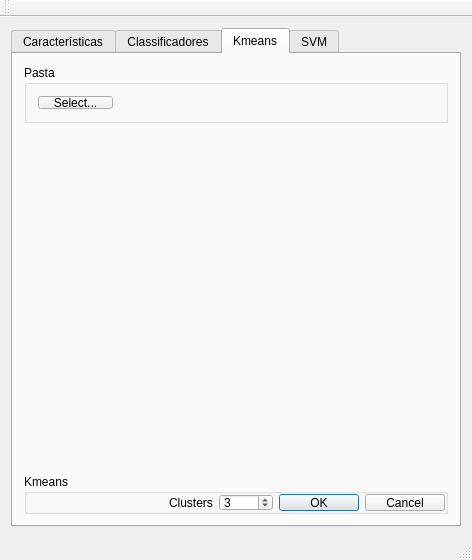
<?xml version="1.0" encoding="UTF-8"?>
<ui version="4.0">
 <class>MainWindow</class>
 <widget class="QMainWindow" name="MainWindow">
  <property name="geometry">
   <rect>
    <x>0</x>
    <y>0</y>
    <width>472</width>
    <height>529</height>
   </rect>
  </property>
  <property name="windowTitle">
   <string>MainWindow</string>
  </property>
  <widget class="QWidget" name="centralWidget">
   <layout class="QVBoxLayout" name="verticalLayout_11">
    <item>
     <widget class="QTabWidget" name="tabWidget_SVM">
      <property name="currentIndex">
       <number>2</number>
      </property>
      <widget class="QWidget" name="tab_Caracteristicas">
       <attribute name="title">
        <string>Características</string>
       </attribute>
       <layout class="QVBoxLayout" name="verticalLayout_6">
        <item>
         <widget class="QGroupBox" name="groupBox_3">
          <property name="title">
           <string>Imagem</string>
          </property>
          <layout class="QHBoxLayout" name="horizontalLayout">
           <item>
            <widget class="QLabel" name="label_Image">
             <property name="maximumSize">
              <size>
               <width>83</width>
               <height>30</height>
              </size>
             </property>
             <property name="font">
              <font>
               <family>Times New Roman</family>
               <pointsize>16</pointsize>
               <weight>75</weight>
               <bold>true</bold>
              </font>
             </property>
             <property name="text">
              <string>Local:</string>
             </property>
            </widget>
           </item>
           <item>
            <widget class="QLabel" name="label_ImagePath">
             <property name="text">
              <string/>
             </property>
            </widget>
           </item>
           <item>
            <widget class="QPushButton" name="pushButton_Image">
             <property name="minimumSize">
              <size>
               <width>0</width>
               <height>20</height>
              </size>
             </property>
             <property name="maximumSize">
              <size>
               <width>67</width>
               <height>30</height>
              </size>
             </property>
             <property name="text">
              <string>Pasta...</string>
             </property>
            </widget>
           </item>
          </layout>
         </widget>
        </item>
        <item>
         <layout class="QHBoxLayout" name="horizontalLayout_4">
          <item>
           <widget class="QGroupBox" name="groupBox_2">
            <property name="minimumSize">
             <size>
              <width>120</width>
              <height>188</height>
             </size>
            </property>
            <property name="maximumSize">
             <size>
              <width>120</width>
              <height>16777215</height>
             </size>
            </property>
            <property name="title">
             <string>GLCM</string>
            </property>
            <layout class="QVBoxLayout" name="verticalLayout_2">
             <item>
              <widget class="QCheckBox" name="checkBox_Energia">
               <property name="text">
                <string>Energia</string>
               </property>
               <property name="checked">
                <bool>true</bool>
               </property>
              </widget>
             </item>
             <item>
              <widget class="QCheckBox" name="checkBox_Contraste">
               <property name="text">
                <string>Contraste</string>
               </property>
               <property name="checked">
                <bool>true</bool>
               </property>
              </widget>
             </item>
             <item>
              <widget class="QCheckBox" name="checkBox_Entropia">
               <property name="text">
                <string>Entropia</string>
               </property>
               <property name="checked">
                <bool>true</bool>
               </property>
              </widget>
             </item>
             <item>
              <widget class="QCheckBox" name="checkBox_Variancia_X">
               <property name="text">
                <string>Variância</string>
               </property>
               <property name="checked">
                <bool>true</bool>
               </property>
              </widget>
             </item>
             <item>
              <widget class="QCheckBox" name="checkBox_Correlacao">
               <property name="text">
                <string>Correlação</string>
               </property>
               <property name="checked">
                <bool>true</bool>
               </property>
              </widget>
             </item>
             <item>
              <widget class="QCheckBox" name="checkBox_Homogeneidade">
               <property name="text">
                <string>Homogeneidade</string>
               </property>
               <property name="checked">
                <bool>true</bool>
               </property>
              </widget>
             </item>
             <item>
              <spacer name="verticalSpacer_2">
               <property name="orientation">
                <enum>Qt::Vertical</enum>
               </property>
               <property name="sizeHint" stdset="0">
                <size>
                 <width>20</width>
                 <height>40</height>
                </size>
               </property>
              </spacer>
             </item>
             <item>
              <layout class="QHBoxLayout" name="horizontalLayout_5">
               <item>
                <widget class="QLabel" name="label_Distancia">
                 <property name="text">
                  <string>Distância</string>
                 </property>
                </widget>
               </item>
               <item>
                <widget class="QSpinBox" name="spinBox_Distancia">
                 <property name="minimum">
                  <number>1</number>
                 </property>
                 <property name="maximum">
                  <number>5000</number>
                 </property>
                </widget>
               </item>
              </layout>
             </item>
            </layout>
           </widget>
          </item>
          <item>
           <layout class="QVBoxLayout" name="verticalLayout_5">
            <item>
             <widget class="QGroupBox" name="groupBox_Fractais">
              <property name="title">
               <string>Fractais</string>
              </property>
              <layout class="QVBoxLayout" name="verticalLayout">
               <property name="leftMargin">
                <number>9</number>
               </property>
               <item>
                <widget class="QCheckBox" name="checkBox_BoxCounting">
                 <property name="text">
                  <string>Box Counting</string>
                 </property>
                 <property name="checked">
                  <bool>true</bool>
                 </property>
                </widget>
               </item>
               <item>
                <widget class="QCheckBox" name="checkBox_DiferencialBC">
                 <property name="text">
                  <string>Diferencial BC</string>
                 </property>
                 <property name="checked">
                  <bool>true</bool>
                 </property>
                </widget>
               </item>
               <item>
                <widget class="QCheckBox" name="checkBox_Sucolaridade">
                 <property name="text">
                  <string>Sucolaridade</string>
                 </property>
                 <property name="checked">
                  <bool>true</bool>
                 </property>
                </widget>
               </item>
               <item>
                <layout class="QHBoxLayout" name="horizontalLayout_2">
                 <property name="spacing">
                  <number>5</number>
                 </property>
                 <item>
                  <widget class="QSpinBox" name="spinBox_Pressao">
                   <property name="minimum">
                    <number>-2</number>
                   </property>
                   <property name="value">
                    <number>3</number>
                   </property>
                  </widget>
                 </item>
                 <item>
                  <widget class="QLabel" name="label_Pressao">
                   <property name="text">
                    <string>Pressão</string>
                   </property>
                  </widget>
                 </item>
                </layout>
               </item>
              </layout>
             </widget>
            </item>
            <item>
             <spacer name="verticalSpacer">
              <property name="orientation">
               <enum>Qt::Vertical</enum>
              </property>
              <property name="sizeHint" stdset="0">
               <size>
                <width>20</width>
                <height>40</height>
               </size>
              </property>
             </spacer>
            </item>
            <item>
             <widget class="QGroupBox" name="groupBox_LBP">
              <property name="title">
               <string>LBP</string>
              </property>
              <layout class="QVBoxLayout" name="verticalLayout_4">
               <item>
                <widget class="QCheckBox" name="checkBox_LBP">
                 <property name="text">
                  <string>LPB</string>
                 </property>
                 <property name="checked">
                  <bool>true</bool>
                 </property>
                </widget>
               </item>
              </layout>
             </widget>
            </item>
           </layout>
          </item>
          <item>
           <widget class="QGroupBox" name="groupBox_Estatistica">
            <property name="title">
             <string>Estatísca</string>
            </property>
            <layout class="QVBoxLayout" name="verticalLayout_3">
             <item>
              <widget class="QCheckBox" name="checkBox_Entropy">
               <property name="text">
                <string>Entropy</string>
               </property>
               <property name="checked">
                <bool>true</bool>
               </property>
              </widget>
             </item>
             <item>
              <widget class="QCheckBox" name="checkBox_Kurtosis">
               <property name="text">
                <string>Kurtosis</string>
               </property>
               <property name="checked">
                <bool>true</bool>
               </property>
              </widget>
             </item>
             <item>
              <widget class="QCheckBox" name="checkBox_Min">
               <property name="text">
                <string>Min</string>
               </property>
               <property name="checked">
                <bool>true</bool>
               </property>
              </widget>
             </item>
             <item>
              <widget class="QCheckBox" name="checkBox_Max">
               <property name="text">
                <string>Max</string>
               </property>
               <property name="checked">
                <bool>true</bool>
               </property>
              </widget>
             </item>
             <item>
              <widget class="QCheckBox" name="checkBox_Mean">
               <property name="text">
                <string>Mean</string>
               </property>
               <property name="checked">
                <bool>true</bool>
               </property>
              </widget>
             </item>
             <item>
              <widget class="QCheckBox" name="checkBox_Median">
               <property name="text">
                <string>Median</string>
               </property>
               <property name="checked">
                <bool>true</bool>
               </property>
              </widget>
             </item>
             <item>
              <widget class="QCheckBox" name="checkBox_Mode">
               <property name="text">
                <string>Mode</string>
               </property>
               <property name="checked">
                <bool>true</bool>
               </property>
              </widget>
             </item>
             <item>
              <widget class="QCheckBox" name="checkBox_Skewness">
               <property name="text">
                <string>Skewness</string>
               </property>
               <property name="checked">
                <bool>true</bool>
               </property>
              </widget>
             </item>
             <item>
              <widget class="QCheckBox" name="checkBox_StandardDeviation">
               <property name="text">
                <string>Standard Deviation</string>
               </property>
               <property name="checked">
                <bool>true</bool>
               </property>
              </widget>
             </item>
             <item>
              <widget class="QCheckBox" name="checkBox_Variance">
               <property name="text">
                <string>Variance</string>
               </property>
               <property name="checked">
                <bool>true</bool>
               </property>
              </widget>
             </item>
            </layout>
           </widget>
          </item>
         </layout>
        </item>
        <item>
         <widget class="QGroupBox" name="groupBox_4">
          <property name="title">
           <string>GroupBox</string>
          </property>
          <layout class="QHBoxLayout" name="horizontalLayout_3">
           <item>
            <spacer name="horizontalSpacer">
             <property name="orientation">
              <enum>Qt::Horizontal</enum>
             </property>
             <property name="sizeHint" stdset="0">
              <size>
               <width>40</width>
               <height>20</height>
              </size>
             </property>
            </spacer>
           </item>
           <item>
            <widget class="QPushButton" name="pushButton_Calcular">
             <property name="text">
              <string>Calcular</string>
             </property>
            </widget>
           </item>
          </layout>
         </widget>
        </item>
       </layout>
      </widget>
      <widget class="QWidget" name="tab_classificadores">
       <attribute name="title">
        <string>Classificadores</string>
       </attribute>
       <layout class="QVBoxLayout" name="verticalLayout_8">
        <item>
         <widget class="QGroupBox" name="groupBox">
          <property name="title">
           <string>Pasta</string>
          </property>
          <layout class="QHBoxLayout" name="horizontalLayout_6">
           <item>
            <widget class="QPushButton" name="pB_selectDir">
             <property name="maximumSize">
              <size>
               <width>75</width>
               <height>23</height>
              </size>
             </property>
             <property name="text">
              <string>Select...</string>
             </property>
            </widget>
           </item>
           <item>
            <widget class="QLabel" name="label_selectPath">
             <property name="text">
              <string/>
             </property>
            </widget>
           </item>
          </layout>
         </widget>
        </item>
        <item>
         <widget class="QGroupBox" name="groupBox_Classificadores">
          <property name="title">
           <string>Classificadores</string>
          </property>
          <layout class="QHBoxLayout" name="horizontalLayout_7">
           <item>
            <layout class="QGridLayout" name="gridLayout">
             <item row="0" column="0">
              <layout class="QVBoxLayout" name="verticalLayout_7">
               <item>
                <widget class="QRadioButton" name="radioButton_Knn">
                 <property name="text">
                  <string>Knn</string>
                 </property>
                 <property name="checked">
                  <bool>true</bool>
                 </property>
                </widget>
               </item>
               <item>
                <layout class="QHBoxLayout" name="horizontalLayout_8">
                 <item>
                  <widget class="QLabel" name="label">
                   <property name="text">
                    <string>Vizinhos:</string>
                   </property>
                  </widget>
                 </item>
                 <item>
                  <widget class="QSpinBox" name="spinBox_Vizinhos">
                   <property name="maximum">
                    <number>100000</number>
                   </property>
                   <property name="value">
                    <number>5</number>
                   </property>
                  </widget>
                 </item>
                 <item>
                  <spacer name="horizontalSpacer_3">
                   <property name="orientation">
                    <enum>Qt::Horizontal</enum>
                   </property>
                   <property name="sizeHint" stdset="0">
                    <size>
                     <width>40</width>
                     <height>20</height>
                    </size>
                   </property>
                  </spacer>
                 </item>
                </layout>
               </item>
              </layout>
             </item>
             <item row="0" column="1">
              <layout class="QVBoxLayout" name="verticalLayout_9">
               <item>
                <widget class="QRadioButton" name="radioButton_Perceptron">
                 <property name="text">
                  <string>Perceptron</string>
                 </property>
                </widget>
               </item>
               <item>
                <layout class="QHBoxLayout" name="horizontalLayout_9">
                 <item>
                  <widget class="QLabel" name="label_2">
                   <property name="text">
                    <string>Eras:</string>
                   </property>
                  </widget>
                 </item>
                 <item>
                  <widget class="QSpinBox" name="spinBox_Eras">
                   <property name="maximum">
                    <number>100000</number>
                   </property>
                   <property name="value">
                    <number>1000</number>
                   </property>
                  </widget>
                 </item>
                 <item>
                  <spacer name="horizontalSpacer_2">
                   <property name="orientation">
                    <enum>Qt::Horizontal</enum>
                   </property>
                   <property name="sizeHint" stdset="0">
                    <size>
                     <width>40</width>
                     <height>20</height>
                    </size>
                   </property>
                  </spacer>
                 </item>
                </layout>
               </item>
              </layout>
             </item>
            </layout>
           </item>
          </layout>
         </widget>
        </item>
        <item>
         <widget class="QListWidget" name="listWidget"/>
        </item>
        <item>
         <widget class="QDialogButtonBox" name="buttonBox">
          <property name="standardButtons">
           <set>QDialogButtonBox::Cancel|QDialogButtonBox::Ok</set>
          </property>
         </widget>
        </item>
       </layout>
       <zorder>groupBox</zorder>
       <zorder>listWidget</zorder>
       <zorder>buttonBox</zorder>
       <zorder>groupBox_Classificadores</zorder>
      </widget>
      <widget class="QWidget" name="tab">
       <attribute name="title">
        <string>Kmeans</string>
       </attribute>
       <layout class="QVBoxLayout" name="verticalLayout_10">
        <item>
         <widget class="QGroupBox" name="groupBox_Kmeans">
          <property name="maximumSize">
           <size>
            <width>16777215</width>
            <height>58</height>
           </size>
          </property>
          <property name="title">
           <string>Pasta</string>
          </property>
          <layout class="QHBoxLayout" name="horizontalLayout_10">
           <item>
            <widget class="QPushButton" name="pB_selectFileKmeans">
             <property name="maximumSize">
              <size>
               <width>75</width>
               <height>23</height>
              </size>
             </property>
             <property name="text">
              <string>Select...</string>
             </property>
            </widget>
           </item>
           <item>
            <widget class="QLabel" name="label_selectFileKmeans">
             <property name="text">
              <string/>
             </property>
            </widget>
           </item>
          </layout>
         </widget>
        </item>
        <item>
         <layout class="QHBoxLayout" name="horizontalLayout_11">
          <item>
           <widget class="QLabel" name="label_ImgOriginal">
            <property name="text">
             <string/>
            </property>
           </widget>
          </item>
          <item>
           <widget class="QLabel" name="label_ImgKmeans">
            <property name="text">
             <string/>
            </property>
           </widget>
          </item>
         </layout>
        </item>
        <item>
         <widget class="QGroupBox" name="groupBox_5">
          <property name="maximumSize">
           <size>
            <width>16777215</width>
            <height>40</height>
           </size>
          </property>
          <property name="title">
           <string>Kmeans</string>
          </property>
          <layout class="QHBoxLayout" name="horizontalLayout_12">
           <property name="topMargin">
            <number>0</number>
           </property>
           <property name="rightMargin">
            <number>0</number>
           </property>
           <property name="bottomMargin">
            <number>0</number>
           </property>
           <item>
            <spacer name="horizontalSpacer_4">
             <property name="orientation">
              <enum>Qt::Horizontal</enum>
             </property>
             <property name="sizeHint" stdset="0">
              <size>
               <width>154</width>
               <height>20</height>
              </size>
             </property>
            </spacer>
           </item>
           <item>
            <widget class="QLabel" name="label_Spine_Clusters">
             <property name="text">
              <string>Clusters</string>
             </property>
            </widget>
           </item>
           <item>
            <widget class="QSpinBox" name="spinBox_Clusters">
             <property name="maximum">
              <number>1000</number>
             </property>
             <property name="value">
              <number>3</number>
             </property>
            </widget>
           </item>
           <item>
            <widget class="QDialogButtonBox" name="buttonBox_2">
             <property name="standardButtons">
              <set>QDialogButtonBox::Cancel|QDialogButtonBox::Ok</set>
             </property>
            </widget>
           </item>
          </layout>
         </widget>
        </item>
       </layout>
      </widget>
      <widget class="QWidget" name="tab_SVM">
       <attribute name="title">
        <string>SVM</string>
       </attribute>
       <layout class="QVBoxLayout" name="verticalLayout_13">
        <item>
         <widget class="QGroupBox" name="groupBox_6">
          <property name="maximumSize">
           <size>
            <width>16777215</width>
            <height>89</height>
           </size>
          </property>
          <property name="title">
           <string>Files</string>
          </property>
          <layout class="QVBoxLayout" name="verticalLayout_12">
           <property name="leftMargin">
            <number>0</number>
           </property>
           <property name="topMargin">
            <number>0</number>
           </property>
           <property name="rightMargin">
            <number>0</number>
           </property>
           <property name="bottomMargin">
            <number>9</number>
           </property>
           <item>
            <layout class="QHBoxLayout" name="horizontalLayout_13">
             <item>
              <widget class="QPushButton" name="pB_SvmTeste">
               <property name="maximumSize">
                <size>
                 <width>75</width>
                 <height>23</height>
                </size>
               </property>
               <property name="text">
                <string>Testes...</string>
               </property>
              </widget>
             </item>
             <item>
              <widget class="QLabel" name="label_svmTeste">
               <property name="text">
                <string/>
               </property>
              </widget>
             </item>
            </layout>
           </item>
           <item>
            <layout class="QHBoxLayout" name="horizontalLayout_14">
             <item>
              <widget class="QPushButton" name="pB_predict">
               <property name="maximumSize">
                <size>
                 <width>75</width>
                 <height>23</height>
                </size>
               </property>
               <property name="text">
                <string>Predict...</string>
               </property>
              </widget>
             </item>
             <item>
              <widget class="QLabel" name="label_svmPredict">
               <property name="text">
                <string/>
               </property>
              </widget>
             </item>
            </layout>
           </item>
          </layout>
          <zorder></zorder>
          <zorder></zorder>
         </widget>
        </item>
        <item>
         <widget class="QTextEdit" name="textEdit">
          <property name="enabled">
           <bool>true</bool>
          </property>
          <property name="readOnly">
           <bool>true</bool>
          </property>
         </widget>
        </item>
        <item>
         <widget class="QDialogButtonBox" name="buttonBox_3">
          <property name="standardButtons">
           <set>QDialogButtonBox::Cancel|QDialogButtonBox::Ok</set>
          </property>
         </widget>
        </item>
       </layout>
      </widget>
     </widget>
    </item>
   </layout>
  </widget>
  <widget class="QMenuBar" name="menuBar">
   <property name="geometry">
    <rect>
     <x>0</x>
     <y>0</y>
     <width>472</width>
     <height>21</height>
    </rect>
   </property>
  </widget>
  <widget class="QToolBar" name="mainToolBar">
   <attribute name="toolBarArea">
    <enum>TopToolBarArea</enum>
   </attribute>
   <attribute name="toolBarBreak">
    <bool>false</bool>
   </attribute>
  </widget>
  <widget class="QStatusBar" name="statusBar"/>
 </widget>
 <layoutdefault spacing="6" margin="11"/>
 <resources/>
 <connections/>
</ui>
